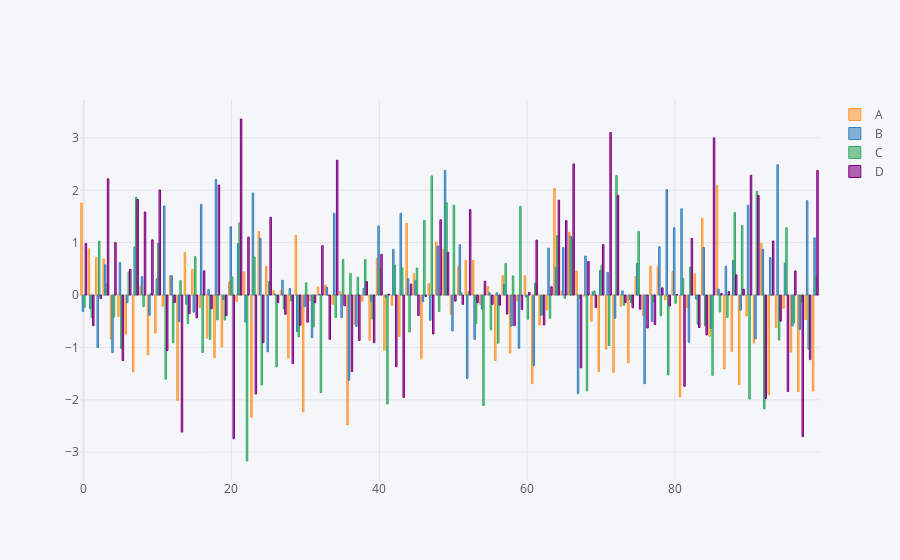

Notebook cell for this chart:
### Code cell
df.iplot(kind = 'bar')

# Not useful per se
